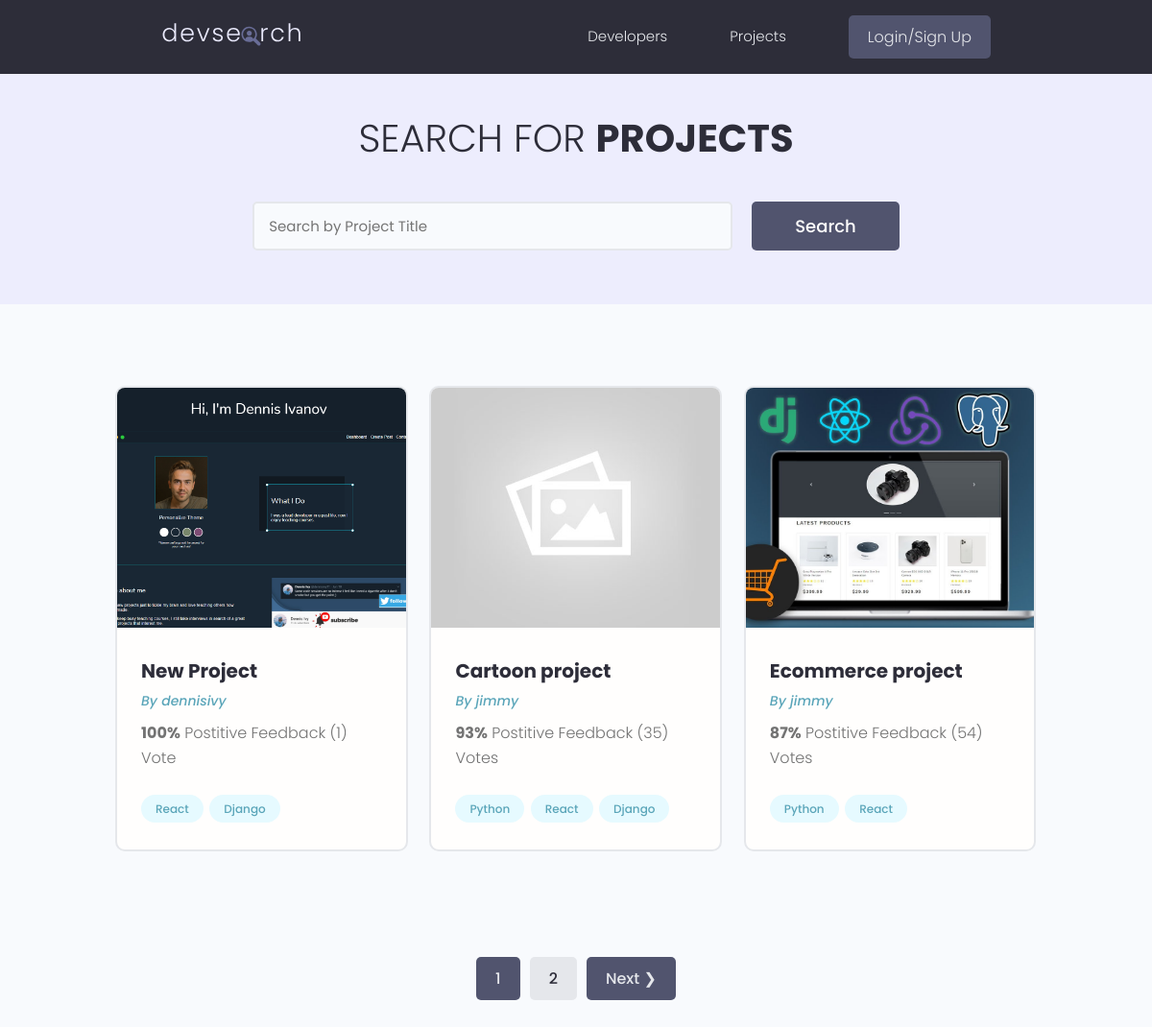
Before: / with the older database file.
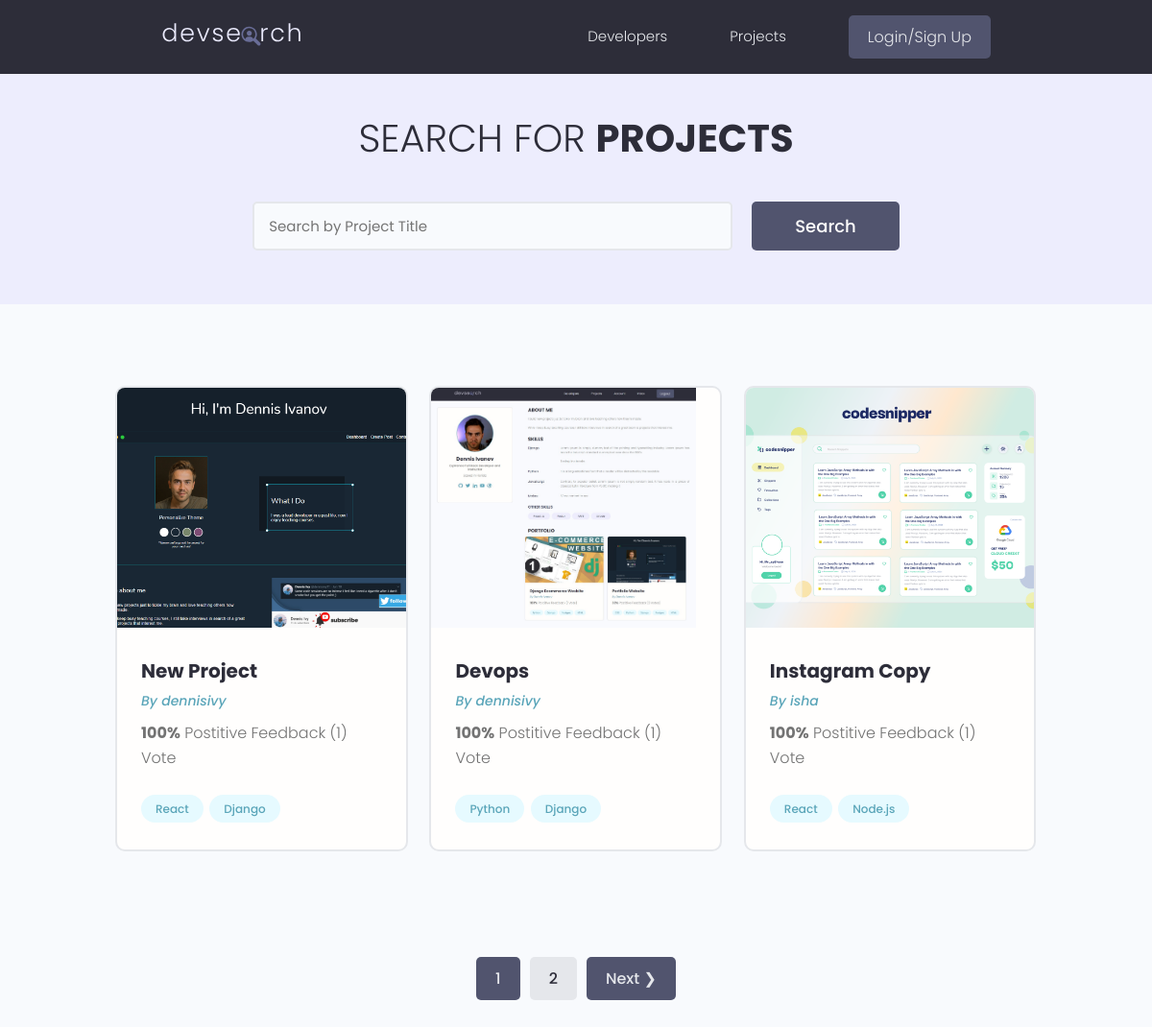
After: the same page with the newer database file.
### projects/models.py (models this page shows, shortened)
class Project(models.Model):
    owner = models.ForeignKey(Profile, null=True, blank=True, on_delete=models.SET_NULL)
    title = models.CharField(max_length=200)
    description = models.TextField(null=True, blank=True)
    featured_image = models.ImageField(null=True, blank=True, default='default.jpg')
    demo_link = models.CharField(max_length=2000, null=True, blank=True)
    source_link = models.CharField(max_length=2000, null=True, blank=True)
    tags = models.ManyToManyField('Tag', blank=True)
    vote_total = models.IntegerField(default=0, null=True, blank=True)
    vote_ratio = models.IntegerField(default=0, null=True, blank=True)
    created = models.DateTimeField(auto_now_add=True)
    id = models.UUIDField(default=uuid.uuid4, unique=True, primary_key=True, editable=False)
    class Meta:
        ordering = ['-vote_ratio', '-vote_total']

class Tag(models.Model):
    name = models.CharField(max_length=200)
    created = models.DateTimeField(auto_now_add=True)
    id = models.UUIDField(default=uuid.uuid4, unique=True, primary_key=True, editable=False)
    def __str__(self):
        return self.name

### users/models.py (models this page shows)
class Profile(models.Model):
    user = models.OneToOneField(User, on_delete=models.CASCADE, null=True, blank=True)
    name = models.CharField(max_length=200, blank=True, null=True)
    username = models.CharField(max_length=200, blank=True, null=True)
    location = models.CharField(max_length=200, blank=True, null=True)
    email = models.EmailField(max_length=500, blank=True, null=True)
    short_intro = models.CharField(max_length=200, blank=True, null=True)
    bio =  models.TextField(blank=True, null=True)
    profile_image = models.ImageField(null=True, blank=True, upload_to ='profies/', default='profiles/user-default.png' )
    social_github = models.CharField(max_length=200, blank=True, null=True)
    social_twitter = models.CharField(max_length=200, blank=True, null=True)
    social_linkedin = models.CharField(max_length=200, blank=True, null=True)
    social_youtube= models.CharField(max_length=200, blank=True, null=True)
    social_website= models.CharField(max_length=200, blank=True, null=True)
    created = models.DateTimeField(auto_now_add=True)
    id = models.UUIDField(default=uuid.uuid4, unique=True, primary_key=True, editable=False)
    def __str__(self):
         return str(self.username)

### projects/views.py (the view)
# urls.py: path('', include('projects.urls')),
def projects(request):
    projects, search_query = searchProjects(request)
    results = 3
    custom_range, projects = paginationProjects(request, projects, results)
    context = {'projects': projects, 'search_query': search_query, 'custom_range': custom_range}
    return render(request, 'projects/projects.html', context)

### projects/utils.py (called while the page is built)
def paginationProjects(request, projects, results):
    page = request.GET.get('page')
    paginator = Paginator(projects, results)
    try:
        projects = paginator.page(page)
    except PageNotAnInteger:
        page = 1
        projects = paginator.page(page)
    except EmptyPage:
        page = paginator.num_pages
        projects = paginator.page(page)
    leftIndex = (int(page) - 2)
    if leftIndex < 1:
        leftIndex = 1
    rightIndex = (int(page) + 2)
    if rightIndex > paginator.num_pages:
        rightIndex = paginator.num_pages + 1
    custom_range = range(leftIndex, rightIndex)
    return custom_range, projects

def searchProjects(request):
    search_query = ''
    if request.GET.get('search_query'):
        search_query = request.GET.get('search_query')
    tags = Tag.objects.filter(name__icontains=search_query)
    projects = Project.objects.distinct().filter(
        Q(title__icontains=search_query) |
        Q(description__icontains=search_query) |
        Q(owner__name__icontains=search_query) |
        Q(tags__in=tags)
    )
    return projects, search_query

### projects/templates/projects/projects.html (shortened to what this page needs)
{% extends 'main.html' %}
{% block content %}
 <main class="projects">
    <section class="hero-section text-center">
      <div class="container container--narrow">
        <div class="hero-section__box">
          <h2>Search for <span>Projects</span></h2>
        </div>
        <div class="hero-section__search">
          <form class="form" action="{% url 'projects' %}" method="get">
            <div class="form__field">
              <input class="input input--text" id="formInput#search" type="text" name="search_query"
                placeholder="Search by Project Title" value="{{ search_query }}" />
            </div>
            <input class="btn btn--sub btn--lg" type="submit" value="Search" />
          </form>
        </div>
      </div>
    </section>
    <section class="projectsList">
      <div class="container">
        <div class="grid grid--three">
        {% for project in projects %}
          <div class="column">
            <div class="card project">
              <a href="{% url 'project' project.id %}" class="project">
                <img class="project__thumbnail" src="{{ project.featured_image.url}}" alt="project thumbnail" />
                <div class="card__body">
                  <h3 class="project__title">{{ project.title }}</h3>
                  <p><a class="project__author" href="{% url 'user-profile' project.owner.id %}">By {{ project.owner }}</a></p>
                  <p class="project--rating">
                    <span style="font-weight: bold;">{{ project.vote_ratio }}%</span> Postitive
                    Feedback ({{ project.vote_total }}) Vote{{ project.vote_total|pluralize:"s" }}
                  </p>
                  <div class="project__tags">
                    {% for tag in project.tags.all %}
                    <span class="tag tag--pill tag--main">
                      <small>{{ tag }}</small>
                    </span>
                    {% endfor %}
                  </div>
                </div>
              </a>
            </div>
          </div>
        {% endfor %}
        </div>
      </div>
    </section>
    {% include 'pagination.html' with queryset=projects custom_range=custom_range %}
  </main>
{% endblock content %}

Changed rows visible on the page:
no longer on this page (row edited): Project: featured_image (placeholder picture), title "Cartoon project", owner "jimmy", vote_ratio "93", vote_total "35", Tag (name "Python"), Tag (name "React"), Tag (name "Django")
no longer on this page (row edited): Project: featured_image (picture), title "Ecommerce project", owner "jimmy", vote_ratio "87", vote_total "54", Tag (name "Python"), Tag (name "React")
added Project: featured_image (picture), title "Devops", owner "dennisivy", vote_ratio "100", vote_total "1", Tag (name "Python"), Tag (name "Django")
added Project: featured_image (picture), title "Instagram Copy", owner "isha", vote_ratio "100", vote_total "1", Tag (name "React")
now on this page (row unchanged): Tag: name "Node.js", shown under "Instagram Copy"
